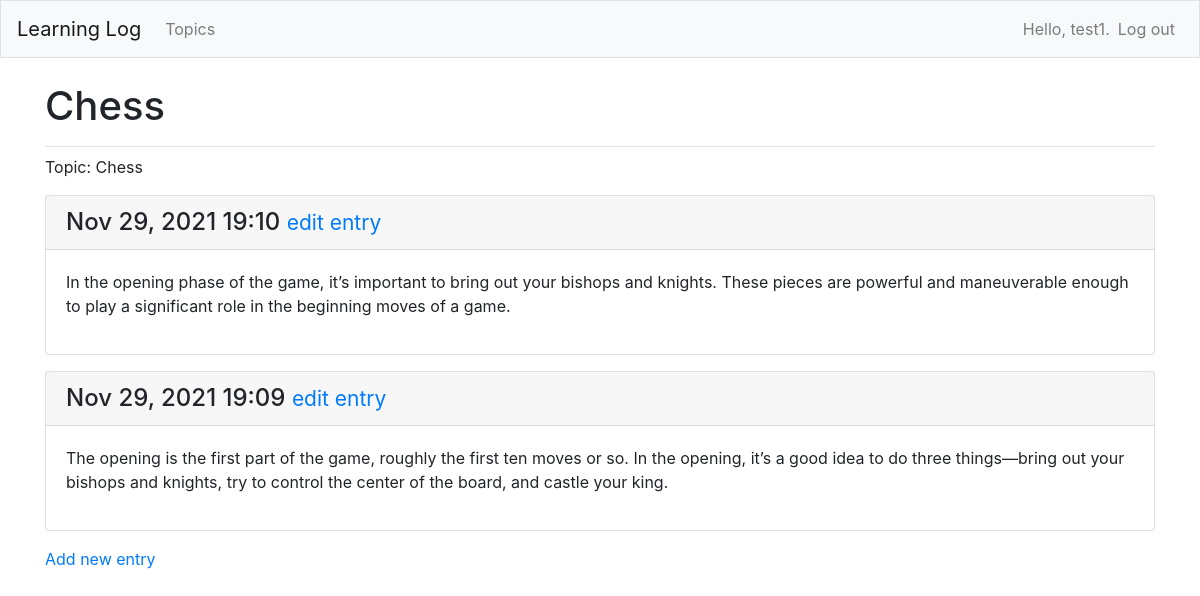
The page /topics/1/ (signed in) on the database its author committed.
### MainApp/models.py (models this page shows, shortened)
class Topic(models.Model):
    text = models.CharField(max_length=200)
    date_added = models.DateTimeField(auto_now_add=True)
    owner = models.ForeignKey(User, on_delete=models.CASCADE)
    def __str__(self):
        return self.text

class Entry(models.Model):
    topic = models.ForeignKey(Topic, on_delete=models.CASCADE)
    text = models.TextField()
    date_added = models.DateTimeField(auto_now_add=True)
    class Meta:
        verbose_name_plural = "entries"

### MainApp/views.py (the view)
# urls.py: path('topics/<int:topic_id>/',views.topic,name='topic'),
@login_required
def topic(request, topic_id):
    topic = Topic.objects.get(id=topic_id)
    if topic.owner != request.user:
        raise Http404
    entries = topic.entry_set.order_by('-date_added') # -date_added is descending order
    context = {'topic':topic, 'entries':entries}
    return render(request, 'MainApp/topic.html',context)

### MainApp/templates/MainApp/topic.html
{% extends "MainApp/base.html" %}
{% block page_header %}
  <h1>{{ topic }}</h1>
{% endblock page_header %}
{% block content %}
  <p>Topic: {{ topic }} </p>
     {% for entry in entries %}
     <div class="card mb-3">
       <h4 class="card-header">
        {{ entry.date_added|date:'M d, Y H:i' }}
         <small><a href="{% url 'MainApp:edit_entry' entry.id %}">
          edit entry</a></small>
      </h4>
       <div class="card-body">{{ entry.text|linebreaks }}</div>
    </div>
     {% empty %}
      <p> There are no entries for this topic yet.<p>
     {% endfor %}
  <p>
   <a href="{% url 'MainApp:new_entry' topic.id %}">Add new entry</a>
 </p>
{% endblock content %}

### MainApp/templates/MainApp/base.html (shortened to what this page needs)
{% load bootstrap4 %}
<!doctype html>
<html lang="en">
    <head>
        {% bootstrap_css %}
    </head>
    <body>
        <nav class="navbar navbar-expand-md navbar-light bg-light mb-4 border">
        <a class="navbar-brand" href="{% url 'MainApp:index'%}">Learning Log</a>
        <div class="collapse navbar-collapse" id="navbarCollapse">
            <ul class="navbar-nav mr-auto">
                <li class="nav-item">
                <a class="nav-link" href="{% url 'MainApp:topics'%}">Topics</a></li>
            </ul>
            <ul class="navbar-nav ml-auto">
                {% if user.is_authenticated %}
                <li class="nav-item">
                    <span class="navbar-text">Hello, {{ user.username }}.</span>
                </li>
                <li class="nav-item">
                    <a class="nav-link" href="{% url 'users:logout' %}">Log out</a>
                </li>
                {% else %}
                  <li class="nav-item">
                    <a class="nav-link" href="{% url 'users:register' %}">Register</a>
                  </li>
                  <li class="nav-item">
                    <a class="nav-link" href="{% url 'users:login' %}">Log in</a></li>
                {% endif %}
              </ul>
        </div>
        </nav>
        <main role="main" class="container">
            <div class="pb-2 mb-2 border-bottom">
                {% block page_header %}{% endblock page_header %}
            </div>
            <div>
                {% block content %}{% endblock content %}
            </div>
        </main>
    </body>
</html>

### rows shown on the page
Topic: text "Chess"
Entry: date_added "Nov 29, 2021 19:10", text "In the opening phase of the game, it’s important to bring out your bishops and knights. These pieces are powerful and maneuverable enough to play a significant role in the beginning moves of a game."
Entry: date_added "Nov 29, 2021 19:09", text "The opening is the first part of the game, roughly the first ten moves or so. In the opening, it’s a good idea to do three things—bring out your bishops and knights, try to control the center of the board, and castle your king."

### other values the page prints
{{ user.username }} "test1"
